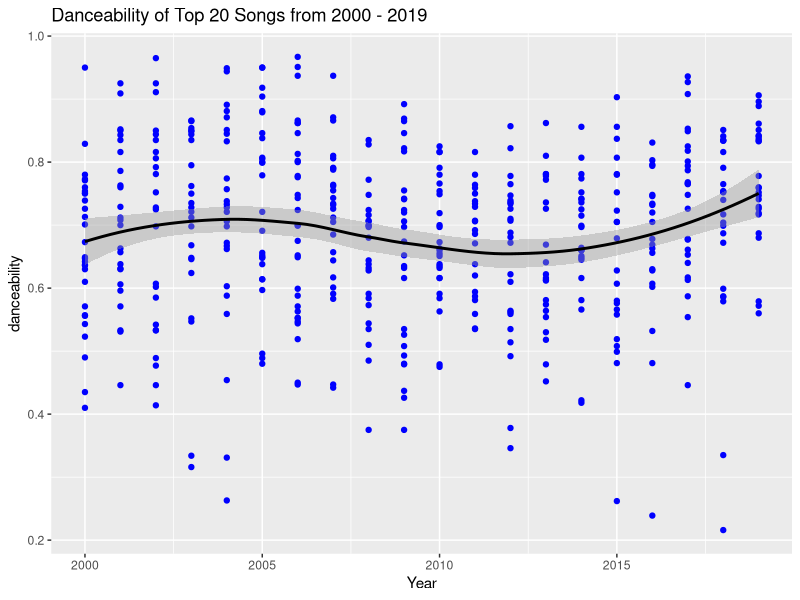

Source code (R):
# import libraries
library(dplyr)
library(ggplot2)

# Read in song data
songs <- read.csv("../data/song_data.csv", stringsAsFactors = F)

# Choose a feature to check against a regression, in this case
# we're looking at `danceability`
value <- "danceability"
feature <- songs[[value]]

danceability_trends <- ggplot(data = songs) +
  geom_point(mapping = aes(x = year, y = feature), color = "blue") +
  geom_smooth(mapping = aes(x = year, y = feature), color = "black") +
  xlab("Year") +
  ylab(value) +
  ggtitle("Danceability of Top 20 Songs from 2000 - 2019")
